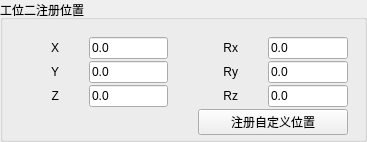
           <widget class="QGroupBox" name="groupBox_10">
            <property name="sizePolicy">
             <sizepolicy hsizetype="Preferred" vsizetype="Preferred">
              <horstretch>0</horstretch>
              <verstretch>0</verstretch>
             </sizepolicy>
            </property>
            <property name="title">
             <string>工位二注册位置</string>
            </property>
            <layout class="QVBoxLayout" name="verticalLayout_6">
             <property name="spacing">
              <number>6</number>
             </property>
             <property name="topMargin">
              <number>15</number>
             </property>
             <property name="bottomMargin">
              <number>2</number>
             </property>
             <item>
              <layout class="QGridLayout" name="gridLayout_15" rowstretch="1,1,1,1" columnstretch="1,2,1,2">
               <property name="leftMargin">
                <number>5</number>
               </property>
               <property name="topMargin">
                <number>2</number>
               </property>
               <property name="rightMargin">
                <number>5</number>
               </property>
               <property name="bottomMargin">
                <number>2</number>
               </property>
               <property name="horizontalSpacing">
                <number>30</number>
               </property>
               <property name="verticalSpacing">
                <number>2</number>
               </property>
               <item row="0" column="1">
                <widget class="QLineEdit" name="lineEdit_RegPosX2">
                 <property name="sizePolicy">
                  <sizepolicy hsizetype="Preferred" vsizetype="Preferred">
                   <horstretch>0</horstretch>
                   <verstretch>0</verstretch>
                  </sizepolicy>
                 </property>
                 <property name="text">
                  <string>0.0</string>
                 </property>
                </widget>
               </item>
               <item row="1" column="0">
                <widget class="QLabel" name="label_31">
                 <property name="text">
                  <string>Y</string>
                 </property>
                 <property name="alignment">
                  <set>Qt::AlignRight|Qt::AlignTrailing|Qt::AlignVCenter</set>
                 </property>
                </widget>
               </item>
               <item row="1" column="2">
                <widget class="QLabel" name="label_32">
                 <property name="text">
                  <string>Ry</string>
                 </property>
                 <property name="alignment">
                  <set>Qt::AlignRight|Qt::AlignTrailing|Qt::AlignVCenter</set>
                 </property>
                </widget>
               </item>
               <item row="0" column="0">
                <widget class="QLabel" name="label_33">
                 <property name="text">
                  <string>X</string>
                 </property>
                 <property name="alignment">
                  <set>Qt::AlignRight|Qt::AlignTrailing|Qt::AlignVCenter</set>
                 </property>
                </widget>
               </item>
               <item row="0" column="2">
                <widget class="QLabel" name="label_34">
                 <property name="text">
                  <string>Rx</string>
                 </property>
                 <property name="alignment">
                  <set>Qt::AlignRight|Qt::AlignTrailing|Qt::AlignVCenter</set>
                 </property>
                </widget>
               </item>
               <item row="1" column="1">
                <widget class="QLineEdit" name="lineEdit_RegPosY2">
                 <property name="sizePolicy">
                  <sizepolicy hsizetype="Preferred" vsizetype="Preferred">
                   <horstretch>0</horstretch>
                   <verstretch>0</verstretch>
                  </sizepolicy>
                 </property>
                 <property name="text">
                  <string>0.0</string>
                 </property>
                </widget>
               </item>
               <item row="2" column="2">
                <widget class="QLabel" name="label_35">
                 <property name="text">
                  <string>Rz</string>
                 </property>
                 <property name="alignment">
                  <set>Qt::AlignRight|Qt::AlignTrailing|Qt::AlignVCenter</set>
                 </property>
                </widget>
               </item>
               <item row="1" column="3">
                <widget class="QLineEdit" name="lineEdit_RegPosRy2">
                 <property name="sizePolicy">
                  <sizepolicy hsizetype="Preferred" vsizetype="Preferred">
                   <horstretch>0</horstretch>
                   <verstretch>0</verstretch>
                  </sizepolicy>
                 </property>
                 <property name="text">
                  <string>0.0</string>
                 </property>
                </widget>
               </item>
               <item row="2" column="1">
                <widget class="QLineEdit" name="lineEdit_RegPosZ2">
                 <property name="sizePolicy">
                  <sizepolicy hsizetype="Preferred" vsizetype="Preferred">
                   <horstretch>0</horstretch>
                   <verstretch>0</verstretch>
                  </sizepolicy>
                 </property>
                 <property name="text">
                  <string>0.0</string>
                 </property>
                </widget>
               </item>
               <item row="2" column="0">
                <widget class="QLabel" name="label_36">
                 <property name="text">
                  <string>Z</string>
                 </property>
                 <property name="alignment">
                  <set>Qt::AlignRight|Qt::AlignTrailing|Qt::AlignVCenter</set>
                 </property>
                </widget>
               </item>
               <item row="0" column="3">
                <widget class="QLineEdit" name="lineEdit_RegPosRx2">
                 <property name="sizePolicy">
                  <sizepolicy hsizetype="Preferred" vsizetype="Preferred">
                   <horstretch>0</horstretch>
                   <verstretch>0</verstretch>
                  </sizepolicy>
                 </property>
                 <property name="text">
                  <string>0.0</string>
                 </property>
                </widget>
               </item>
               <item row="2" column="3">
                <widget class="QLineEdit" name="lineEdit_RegPosRz2">
                 <property name="sizePolicy">
                  <sizepolicy hsizetype="Preferred" vsizetype="Preferred">
                   <horstretch>0</horstretch>
                   <verstretch>0</verstretch>
                  </sizepolicy>
                 </property>
                 <property name="text">
                  <string>0.0</string>
                 </property>
                </widget>
               </item>
               <item row="3" column="2" colspan="2">
                <widget class="QPushButton" name="pushButton_RegPos2">
                 <property name="text">
                  <string>注册自定义位置</string>
                 </property>
                </widget>
               </item>
              </layout>
             </item>
            </layout>
           </widget>
